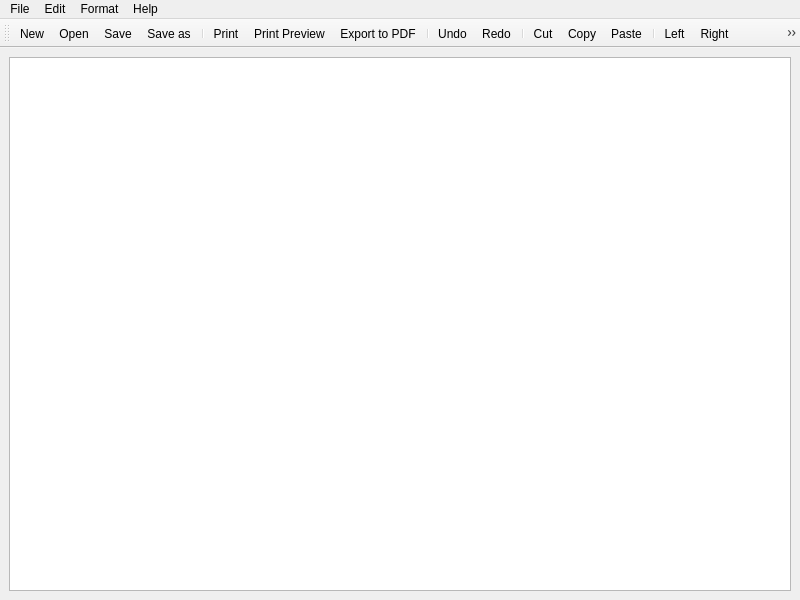
<?xml version="1.0" encoding="UTF-8"?>
<ui version="4.0">
 <class>MainWindow</class>
 <widget class="QMainWindow" name="MainWindow">
  <property name="geometry">
   <rect>
    <x>0</x>
    <y>0</y>
    <width>800</width>
    <height>600</height>
   </rect>
  </property>
  <property name="windowTitle">
   <string>Notepad - Untitled</string>
  </property>
  <property name="windowIcon">
   <iconset resource="res.qrc">
    <normaloff>:/assets/images/notepad.png</normaloff>:/assets/images/notepad.png</iconset>
  </property>
  <widget class="QWidget" name="centralwidget">
   <layout class="QHBoxLayout" name="horizontalLayout">
    <item>
     <widget class="QTextEdit" name="textEdit"/>
    </item>
   </layout>
  </widget>
  <widget class="QMenuBar" name="menubar">
   <property name="geometry">
    <rect>
     <x>0</x>
     <y>0</y>
     <width>800</width>
     <height>17</height>
    </rect>
   </property>
   <widget class="QMenu" name="menuFile">
    <property name="title">
     <string>File</string>
    </property>
    <addaction name="actionNew"/>
    <addaction name="actionOpen"/>
    <addaction name="actionSave"/>
    <addaction name="actionSave_as"/>
    <addaction name="separator"/>
    <addaction name="actionPrint"/>
    <addaction name="actionPrint_Preview"/>
    <addaction name="separator"/>
    <addaction name="actionExport_to_PDF"/>
    <addaction name="separator"/>
    <addaction name="actionExit"/>
   </widget>
   <widget class="QMenu" name="menuEdit">
    <property name="title">
     <string>Edit</string>
    </property>
    <addaction name="actionUndo"/>
    <addaction name="actionRedo"/>
    <addaction name="separator"/>
    <addaction name="actionCut"/>
    <addaction name="actionCopy"/>
    <addaction name="actionPaste"/>
   </widget>
   <widget class="QMenu" name="menuFormat">
    <property name="title">
     <string>Format</string>
    </property>
    <addaction name="actionLeft"/>
    <addaction name="actionRight"/>
    <addaction name="actionCenter"/>
    <addaction name="actionJustify"/>
    <addaction name="separator"/>
    <addaction name="actionFont"/>
    <addaction name="actionColor"/>
    <addaction name="separator"/>
    <addaction name="actionBold"/>
    <addaction name="actionItalic"/>
    <addaction name="actionUnderline"/>
   </widget>
   <widget class="QMenu" name="menuHelp">
    <property name="title">
     <string>Help</string>
    </property>
    <addaction name="actionAbout"/>
   </widget>
   <addaction name="menuFile"/>
   <addaction name="menuEdit"/>
   <addaction name="menuFormat"/>
   <addaction name="menuHelp"/>
  </widget>
  <widget class="QToolBar" name="toolBar">
   <property name="windowTitle">
    <string>toolBar</string>
   </property>
   <attribute name="toolBarArea">
    <enum>TopToolBarArea</enum>
   </attribute>
   <attribute name="toolBarBreak">
    <bool>false</bool>
   </attribute>
   <addaction name="actionNew"/>
   <addaction name="actionOpen"/>
   <addaction name="actionSave"/>
   <addaction name="actionSave_as"/>
   <addaction name="separator"/>
   <addaction name="actionPrint"/>
   <addaction name="actionPrint_Preview"/>
   <addaction name="actionExport_to_PDF"/>
   <addaction name="separator"/>
   <addaction name="actionUndo"/>
   <addaction name="actionRedo"/>
   <addaction name="separator"/>
   <addaction name="actionCut"/>
   <addaction name="actionCopy"/>
   <addaction name="actionPaste"/>
   <addaction name="separator"/>
   <addaction name="actionLeft"/>
   <addaction name="actionRight"/>
   <addaction name="actionCenter"/>
   <addaction name="actionJustify"/>
   <addaction name="actionFont"/>
   <addaction name="actionColor"/>
   <addaction name="actionBold"/>
   <addaction name="actionItalic"/>
   <addaction name="actionUnderline"/>
   <addaction name="separator"/>
   <addaction name="actionAbout"/>
   <addaction name="actionExit"/>
  </widget>
  <action name="actionNew">
   <property name="icon">
    <iconset resource="res.qrc">
     <normaloff>:/assets/images/add-file.png</normaloff>:/assets/images/add-file.png</iconset>
   </property>
   <property name="text">
    <string>New</string>
   </property>
   <property name="shortcut">
    <string>Ctrl+N</string>
   </property>
  </action>
  <action name="actionOpen">
   <property name="icon">
    <iconset resource="res.qrc">
     <normaloff>:/assets/images/open-folder.png</normaloff>:/assets/images/open-folder.png</iconset>
   </property>
   <property name="text">
    <string>Open</string>
   </property>
   <property name="shortcut">
    <string>Ctrl+O</string>
   </property>
  </action>
  <action name="actionSave">
   <property name="icon">
    <iconset resource="res.qrc">
     <normaloff>:/assets/images/diskette.png</normaloff>:/assets/images/diskette.png</iconset>
   </property>
   <property name="text">
    <string>Save</string>
   </property>
   <property name="shortcut">
    <string>Ctrl+S</string>
   </property>
  </action>
  <action name="actionSave_as">
   <property name="icon">
    <iconset resource="res.qrc">
     <normaloff>:/assets/images/save.png</normaloff>:/assets/images/save.png</iconset>
   </property>
   <property name="text">
    <string>Save as</string>
   </property>
   <property name="shortcut">
    <string>Ctrl+Shift+S</string>
   </property>
  </action>
  <action name="actionPrint">
   <property name="icon">
    <iconset resource="res.qrc">
     <normaloff>:/assets/images/printer.png</normaloff>:/assets/images/printer.png</iconset>
   </property>
   <property name="text">
    <string>Print</string>
   </property>
   <property name="shortcut">
    <string>Ctrl+P</string>
   </property>
  </action>
  <action name="actionPrint_Preview">
   <property name="icon">
    <iconset resource="res.qrc">
     <normaloff>:/assets/images/file.png</normaloff>:/assets/images/file.png</iconset>
   </property>
   <property name="text">
    <string>Print Preview</string>
   </property>
   <property name="shortcut">
    <string>Ctrl+Shift+P</string>
   </property>
  </action>
  <action name="actionExport_to_PDF">
   <property name="icon">
    <iconset resource="res.qrc">
     <normaloff>:/assets/images/pdf.png</normaloff>:/assets/images/pdf.png</iconset>
   </property>
   <property name="text">
    <string>Export to PDF</string>
   </property>
   <property name="shortcut">
    <string>Ctrl+E</string>
   </property>
  </action>
  <action name="actionExit">
   <property name="icon">
    <iconset resource="res.qrc">
     <normaloff>:/assets/images/logout.png</normaloff>:/assets/images/logout.png</iconset>
   </property>
   <property name="text">
    <string>Exit</string>
   </property>
   <property name="shortcut">
    <string>Ctrl+Q</string>
   </property>
  </action>
  <action name="actionUndo">
   <property name="icon">
    <iconset resource="res.qrc">
     <normaloff>:/assets/images/undo.png</normaloff>:/assets/images/undo.png</iconset>
   </property>
   <property name="text">
    <string>Undo</string>
   </property>
   <property name="shortcut">
    <string>Ctrl+Z</string>
   </property>
  </action>
  <action name="actionRedo">
   <property name="icon">
    <iconset resource="res.qrc">
     <normaloff>:/assets/images/redo.png</normaloff>:/assets/images/redo.png</iconset>
   </property>
   <property name="text">
    <string>Redo</string>
   </property>
   <property name="shortcut">
    <string>Ctrl+Shift+Z</string>
   </property>
  </action>
  <action name="actionCut">
   <property name="icon">
    <iconset resource="res.qrc">
     <normaloff>:/assets/images/cut.png</normaloff>:/assets/images/cut.png</iconset>
   </property>
   <property name="text">
    <string>Cut</string>
   </property>
   <property name="shortcut">
    <string>Ctrl+X</string>
   </property>
  </action>
  <action name="actionCopy">
   <property name="icon">
    <iconset resource="res.qrc">
     <normaloff>:/assets/images/copy.png</normaloff>:/assets/images/copy.png</iconset>
   </property>
   <property name="text">
    <string>Copy</string>
   </property>
   <property name="shortcut">
    <string>Ctrl+C</string>
   </property>
  </action>
  <action name="actionPaste">
   <property name="icon">
    <iconset resource="res.qrc">
     <normaloff>:/assets/images/paste.png</normaloff>:/assets/images/paste.png</iconset>
   </property>
   <property name="text">
    <string>Paste</string>
   </property>
   <property name="shortcut">
    <string>Ctrl+V</string>
   </property>
  </action>
  <action name="actionLeft">
   <property name="icon">
    <iconset resource="res.qrc">
     <normaloff>:/assets/images/align-left.png</normaloff>:/assets/images/align-left.png</iconset>
   </property>
   <property name="text">
    <string>Left</string>
   </property>
   <property name="shortcut">
    <string>Ctrl+L</string>
   </property>
  </action>
  <action name="actionRight">
   <property name="icon">
    <iconset resource="res.qrc">
     <normaloff>:/assets/images/align-right.png</normaloff>:/assets/images/align-right.png</iconset>
   </property>
   <property name="text">
    <string>Right</string>
   </property>
   <property name="shortcut">
    <string>Ctrl+R</string>
   </property>
  </action>
  <action name="actionCenter">
   <property name="icon">
    <iconset resource="res.qrc">
     <normaloff>:/assets/images/format.png</normaloff>:/assets/images/format.png</iconset>
   </property>
   <property name="text">
    <string>Center</string>
   </property>
   <property name="shortcut">
    <string>Ctrl+Shift+C</string>
   </property>
  </action>
  <action name="actionJustify">
   <property name="icon">
    <iconset resource="res.qrc">
     <normaloff>:/assets/images/justification.png</normaloff>:/assets/images/justification.png</iconset>
   </property>
   <property name="text">
    <string>Justify</string>
   </property>
   <property name="shortcut">
    <string>Ctrl+J</string>
   </property>
  </action>
  <action name="actionFont">
   <property name="icon">
    <iconset resource="res.qrc">
     <normaloff>:/assets/images/font-adjustment.png</normaloff>:/assets/images/font-adjustment.png</iconset>
   </property>
   <property name="text">
    <string>Font</string>
   </property>
   <property name="shortcut">
    <string>Ctrl+F</string>
   </property>
  </action>
  <action name="actionColor">
   <property name="icon">
    <iconset resource="res.qrc">
     <normaloff>:/assets/images/color-circle.png</normaloff>:/assets/images/color-circle.png</iconset>
   </property>
   <property name="text">
    <string>Color</string>
   </property>
   <property name="shortcut">
    <string>Ctrl+K</string>
   </property>
  </action>
  <action name="actionBold">
   <property name="icon">
    <iconset resource="res.qrc">
     <normaloff>:/assets/images/bold.png</normaloff>:/assets/images/bold.png</iconset>
   </property>
   <property name="text">
    <string>Bold</string>
   </property>
   <property name="shortcut">
    <string>Ctrl+B</string>
   </property>
  </action>
  <action name="actionItalic">
   <property name="icon">
    <iconset resource="res.qrc">
     <normaloff>:/assets/images/italic-font.png</normaloff>:/assets/images/italic-font.png</iconset>
   </property>
   <property name="text">
    <string>Italic</string>
   </property>
   <property name="shortcut">
    <string>Ctrl+I</string>
   </property>
  </action>
  <action name="actionUnderline">
   <property name="icon">
    <iconset resource="res.qrc">
     <normaloff>:/assets/images/underline.png</normaloff>:/assets/images/underline.png</iconset>
   </property>
   <property name="text">
    <string>Underline</string>
   </property>
   <property name="shortcut">
    <string>Ctrl+U</string>
   </property>
  </action>
  <action name="actionAbout">
   <property name="icon">
    <iconset resource="res.qrc">
     <normaloff>:/assets/images/information.png</normaloff>:/assets/images/information.png</iconset>
   </property>
   <property name="text">
    <string>About</string>
   </property>
   <property name="shortcut">
    <string>F1</string>
   </property>
  </action>
 </widget>
 <resources>
  <include location="res.qrc"/>
 </resources>
 <connections/>
</ui>
